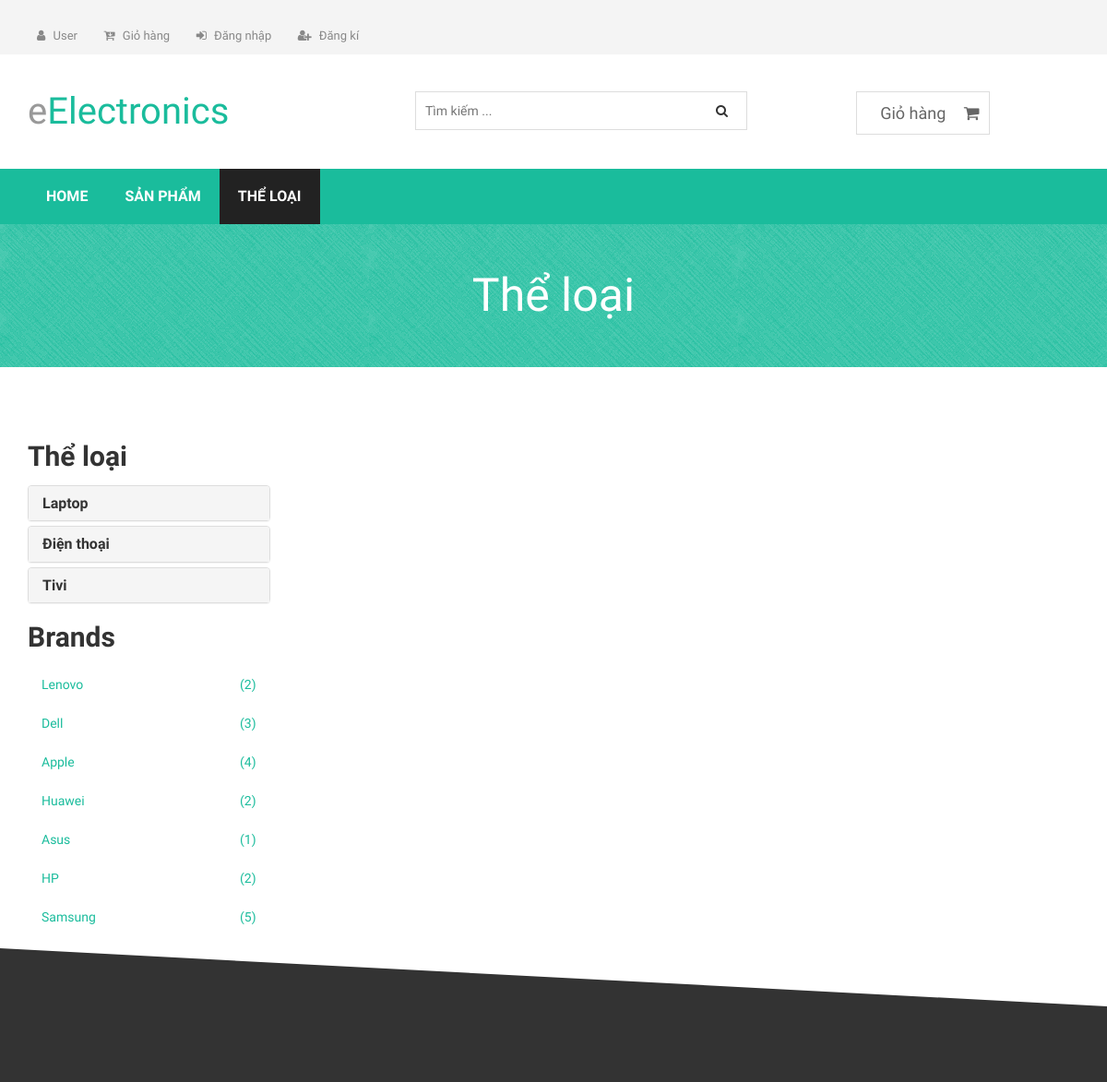
The app's page /category/ (upper part), older data.
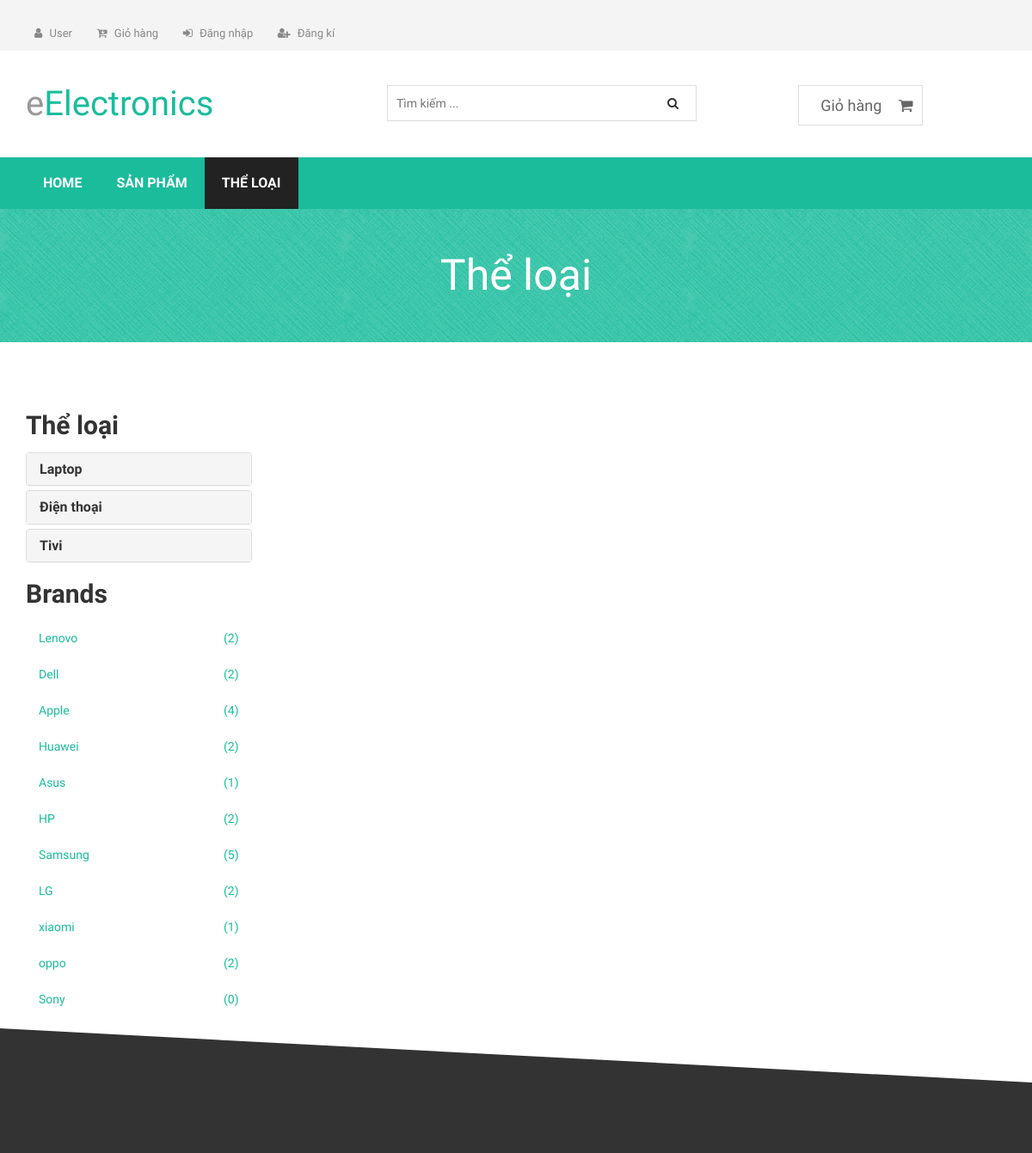
The same page, newer data.
### sanpham/models.py (models this page shows)
class Hang(models.Model):
    id_hang = models.IntegerField(primary_key=True,null=False)
    tenhang = models.CharField(max_length=100)
    hinhanh = models.CharField(max_length=1000,null=True)
    loaisanpham = models.ForeignKey(LoaiSanPham, on_delete=models.CASCADE,default=1)

### sanpham/views.py (the view)
# urls.py: path('category/', views.category, name='category'),
def category(request):
    list_category = LoaiSanPham.objects.all()
    list_branch = list(Hang.objects.all())
    dem = []
    for i in list_branch:
        sp = SanPham.objects.filter(hang=i).count()
        obj = {
            'id_hang': i.id_hang,
            'tenhang': i.tenhang,
            'dem' : sp
        }
        dem.append(obj)
    return render(request,'store/category.html',{'list_category':list_category,'list_branch':dem})

### templates/store/category.html (shortened to what this page needs)
{% extends 'store/base.html'%} {% load static %} {% load humanize %} {%block contentblock%}
<div class="mainmenu-area">
  <div class="container">
    <div class="row">
      <div class="navbar-collapse collapse">
        <ul class="nav navbar-nav">
          <li><a href="{% url 'sanpham:home' %}">Home</a></li>
          <li>
            <a href="{% url 'sanpham:shop_page' %}">Sản phẩm</a>
          </li>
          <li class="active">
            <a href="{% url 'sanpham:category' %}">Thể loại</a>
          </li>
        </ul>
      </div>
    </div>
  </div>
</div>
<div class="product-big-title-area">
  <div class="container">
    <div class="row">
      <div class="col-md-12">
        <div class="product-bit-title text-center">
          <h2>Thể loại</h2>
        </div>
      </div>
    </div>
  </div>
</div>
<div class="single-product-area">
  <div class="zigzag-bottom"></div>
  <div class="container">
    <div class="row">
      <div class="col-md-3">
        <div class="left-sidebar">
          <h2>Thể loại</h2>
          <div class="panel-group category-products" id="accordian">
            {% for item in list_category%}
            <div class="panel panel-default">
              <div class="panel-heading">
                <h4 class="panel-title">
                  <a href="{% url 'sanpham:list_category_product' item.id_loaisanpham %}"> {{item.tenloaisanpham}} </a>
                </h4>
              </div>
            </div>
            {% endfor%}
          </div>
          <div class="brands_products">
            <h2>Brands</h2>
            <div class="brands-name">
              <ul class="nav nav-pills nav-stacked">
                {% for i in list_branch%}
                <li>
                  <a href="{% url 'sanpham:list_branch_product' i.id_hang %}">
                    <span class="pull-right">({{i.dem}})</span>{{i.tenhang}}</a
                  >
                </li>
                {% endfor %}
              </ul>
            </div>
          </div>
        </div>
      </div>
      <div class="col-md-8">
      </div>
    </div>
  </div>
</div>
{% endblock %}

Row changes from the older to the newer data that the page shows:
added Hang: tenhang "LG"
added Hang: tenhang "xiaomi"
added Hang: tenhang "oppo"
added Hang: tenhang "Sony"
Text that changed along with them:
new list line: "( 2 )"
new list line: "Dell"
new list line: "( 1 )"
new list line: "( 0 )"
list line gone: "( 3 )"
list line gone: "Dell"
